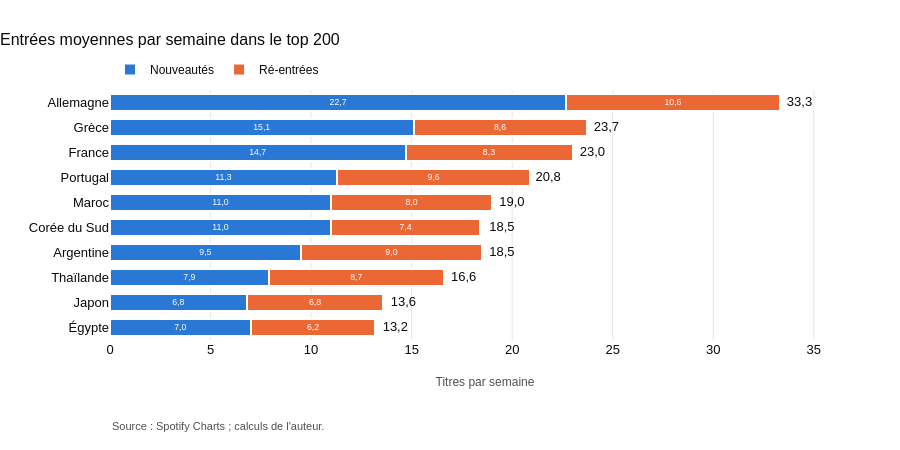

Here is the notebook cell this chart was saved with:
### Code cell
noms = {"nouveautes": "Nouveautés", "re-entrants": "Ré-entrées"}

fig = barres(par_sem.groupby("pays").mean().round(1), ["nouveautes", "re-entrants"], empiler=True, total="entrants",
             format_val=".1f", noms=noms,
             titre="Entrées moyennes par semaine dans le top 200",
             axe="Titres par semaine")

### Figure 1 — Plotly figure (JSON) as saved in the notebook; plotly's stock layout.template omitted (floating-point values rounded to 4 significant figures)
{"data": [{"cliponaxis": false, "insidetextanchor": "middle", "marker": {"color": "#2a78d6", "line": {"color": "white", "width": 2}}, "name": "Nouveautés", "orientation": "h", "text": [7.0, 6.8, 7.9, 9.5, 11.0, 11.0, 11.3, 14.7, 15.1, 22.7], "textfont": {"color": "white", "size": 12}, "textposition": "inside", "texttemplate": "%{text:.1f}", "type": "bar", "x": [7.0, 6.8, 7.9, 9.5, 11.0, 11.0, 11.3, 14.7, 15.1, 22.7], "y": ["Égypte", "Japon", "Thaïlande", "Argentine", "Corée du Sud", "Maroc", "Portugal", "France", "Grèce", "Allemagne"]}, {"cliponaxis": false, "insidetextanchor": "middle", "marker": {"color": "#eb6834", "line": {"color": "white", "width": 2}}, "name": "Ré-entrées", "orientation": "h", "text": [6.2, 6.8, 8.7, 9.0, 7.4, 8.0, 9.6, 8.3, 8.6, 10.6], "textfont": {"color": "white", "size": 12}, "textposition": "inside", "texttemplate": "%{text:.1f}", "type": "bar", "x": [6.2, 6.8, 8.7, 9.0, 7.4, 8.0, 9.6, 8.3, 8.6, 10.6], "y": ["Égypte", "Japon", "Thaïlande", "Argentine", "Corée du Sud", "Maroc", "Portugal", "France", "Grèce", "Allemagne"]}, {"cliponaxis": false, "hoverinfo": "skip", "mode": "text", "showlegend": false, "text": [13.2, 13.6, 16.6, 18.5, 18.5, 19.0, 20.8, 23.0, 23.7, 33.3], "textfont": {"color": "#0b0b0b", "size": 13}, "textposition": "middle right", "texttemplate": "  %{text:.1f}", "type": "scatter", "x": [13.2, 13.6, 16.6, 18.5, 18.5, 19.0, 20.8, 23.0, 23.7, 33.3], "y": ["Égypte", "Japon", "Thaïlande", "Argentine", "Corée du Sud", "Maroc", "Portugal", "France", "Grèce", "Allemagne"]}], "layout": {"annotations": [{"font": {"color": "#52514e", "size": 11}, "showarrow": false, "text": "Source : Spotify Charts ; calculs de l'auteur.", "x": 0, "xanchor": "left", "xref": "paper", "y": 0, "yanchor": "top", "yref": "paper", "yshift": -78}], "barmode": "stack", "height": 450, "legend": {"orientation": "h", "traceorder": "normal", "x": 0, "y": 1.14}, "showlegend": true, "title": {"text": "Entrées moyennes par semaine dans le top 200"}, "xaxis": {"gridcolor": "#e6e5e1", "range": [0, 37.3], "showgrid": true, "ticks": "", "title": {"text": "Titres par semaine"}}, "yaxis": {"showgrid": false, "ticks": ""}}}
